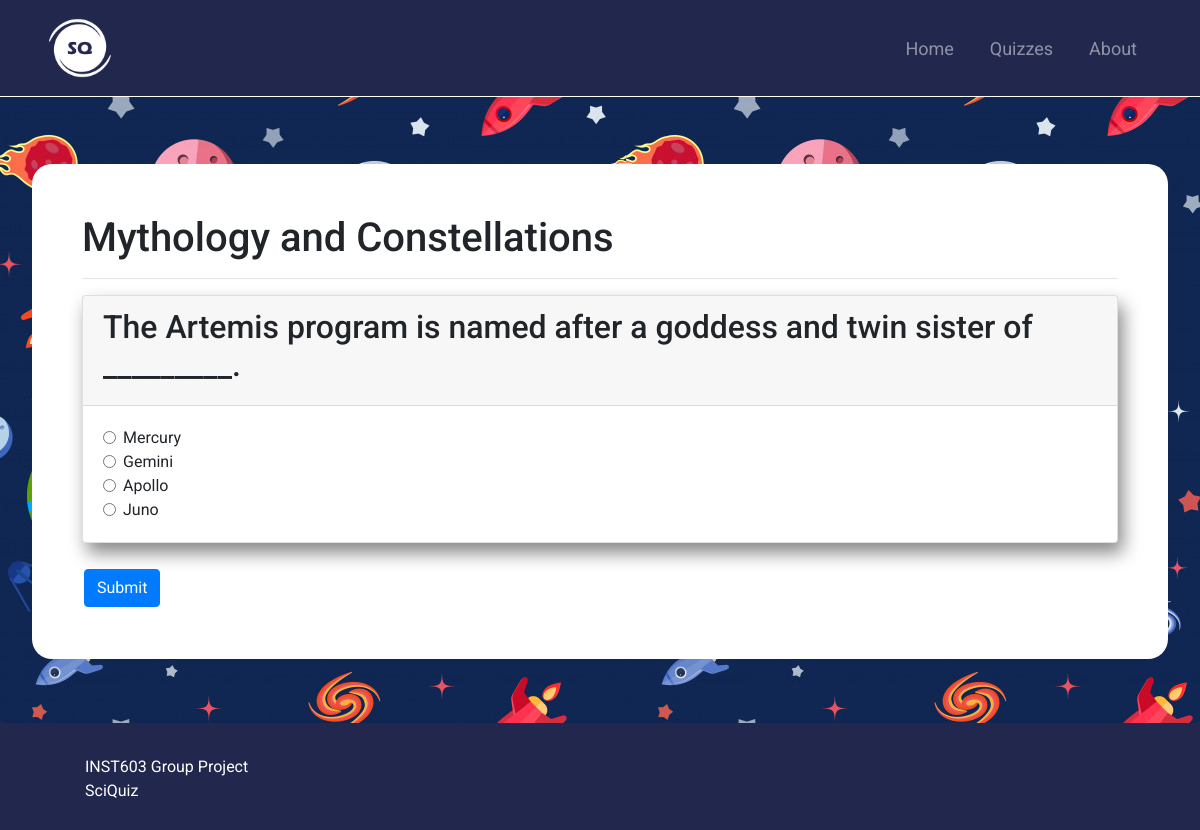
Screenshot of /quiz/6/ with the database file from the repository.
### quiz/models.py (models this page shows)
class Quiz(models.Model):
    def __str__(self):
        return self.title
    title = models.CharField(default='',max_length=1000)
    topic = models.CharField(default='Other',max_length=100,choices=TOPICS)
    difficulty = models.CharField(default='Easy',max_length=100,choices=DIFFICULTIES)
    description = models.TextField(default='')

class Question(models.Model):
    def __str__(self):
        return self.title
    title = models.CharField(default='',max_length=1000)
    description = models.TextField(default="")
    quiz = models.ForeignKey(Quiz, on_delete=models.CASCADE,default=None)

class Choice(models.Model):
    def __str__(self):
        return self.choice_text
    question = models.ForeignKey(Question, on_delete=models.CASCADE)
    choice_text = models.CharField(max_length=1000)
    is_correct = models.BooleanField(default=False)

### quiz/views.py (the view)
# urls.py: path('<int:quiz_id>/', views.quiz_questions, name='questions'),
def quiz_questions(request,quiz_id):
    context = {}
    res = request.POST
    context['message'] = False
    def checkAnswers(res):
        print(res)
        score = 0
        total_questions = 0
        incorrect = []
        for i in res:
            if i == "csrfmiddlewaretoken":
                continue
            elif res[i] == "True":
                score += 1
                total_questions += 1
            else:
                incorrect.append(Question.objects.get(title=i))
                total_questions += 1
        context['incorrect'] = incorrect
        if total_questions == 0:
            return 0
        else:
            return int((score/total_questions)*100)
    if res:
        context['message'] = True
        context['score'] = checkAnswers(res)
    try:
        quiz = Quiz.objects.filter(pk=quiz_id)
        quiz = quiz[0]
        questions = Question.objects.filter(quiz=quiz)
    except:
        print('404')
    context['quiz'] = quiz
    context['questions'] = questions
    print(context)
    return render(request,'quiz_questions.html',context)

### quiz/templates/quiz_questions.html (shortened to what this page needs)
{% extends "base.html" %} {% block content %} {% load static %}
<div class="jumbotron">
  <div class="container main-content">
    <h1>{{quiz}}</h1>
    <hr />
    <form action="" method="POST">
      {% csrf_token %} {% for question in questions %}
      <div class="card">
        <div class="card-header">
          <h2 class="">{{question}}</h2>
        </div>
        <div class="card-body">
          {% for choice in question.choice_set.all %}
          <div class="form-check">
            <input
              required
              id="{{choice}}-{{question}}"
              class="form-check-input"
              type="radio"
              value="{{choice.is_correct}}"
              name="{{question}}"
            />
            <label for="{{choice}}" class="form-check-label">{{choice}}</label>
          </div>
          {% endfor %}
        </div>
      </div>
      <br />
      {% endfor %}
      <button type="submit" class="btn btn-primary">Submit</button>
    </form>
  </div>
</div>
{%endblock%}

### nasaswyk/static/css/main.css (style rules this page uses)
.main-content { background-color: white; padding: 10px; border-radius: 20px; padding: 50px; margin-top: 100px; }
body { font-family: "Roboto", sans-serif; background-color: #21274d; }
.card { box-shadow: 5px 10px 18px #888888; }
button.btn.btn-primary { margin: 2px; }

### rows the page displays
Quiz: title "Mythology and Constellations"
Question: title "The Artemis program is named after a goddess and twin sister of _________."
Choice: choice_text "Mercury"
Choice: choice_text "Gemini"
Choice: choice_text "Apollo"
Choice: choice_text "Juno"
